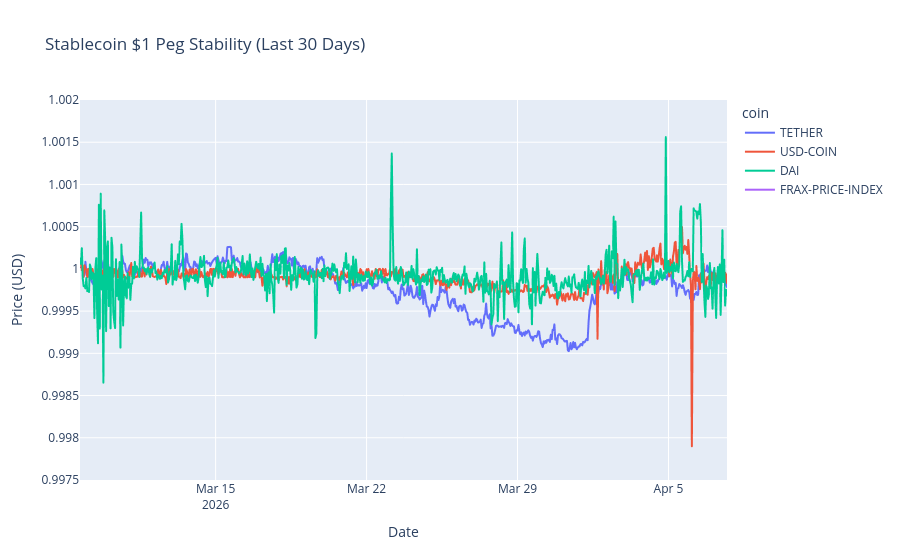

The code cell stored with this chart in its notebook:
### Markdown cell above
# Peg stability analysis of USDT, USDC, DAI, and FPI for past 30 Days

### Code cell
import pandas as pd
import requests
import plotly.express as px

# 1. Define the stablecoins we want to analyze (CoinGecko IDs)
coins = ['tether', 'usd-coin', 'dai', 'frax-price-index']
days = 30 # Let's look at the last 30 days

all_data = []

print("Fetching data from CoinGecko...")
for coin in coins:
    # 2. Build the API URL and make the request
    url = f"https://api.coingecko.com/api/v3/coins/{coin}/market_chart"
    params = {'vs_currency': 'usd', 'days': str(days)}
    
    response = requests.get(url, params=params)
    response
    data = response.json()
    #print(data)
    # 3. Clean the data using Pandas
    if 'prices' in data:
        # The API returns [timestamp, price]. Let's turn it into a DataFrame table
        df = pd.DataFrame(data['prices'], columns=['timestamp', 'price'])
        
        # Convert timestamp (milliseconds) to actual human-readable dates
        df['datetime'] = pd.to_datetime(df['timestamp'], unit='ms')
        df['coin'] = coin.upper()
        
        all_data.append(df)

# 4. Combine all the coins into one master table
df_all = pd.concat(all_data, ignore_index=True) 
#print(df_all)
# 5. Plot the prices using Plotly for an interactive chart!
fig = px.line(
    df_all, x='datetime', y='price', color='coin', 
    title=f'Stablecoin $1 Peg Stability (Last {days} Days)',
    labels={'price': 'Price (USD)', 'datetime': 'Date'}
)

# Crucial: Zoom the Y-axis in very close to $1.00 so we can actually see the micro-fluctuations
fig.update_layout(yaxis_range=[0.9975, 1.002])
fig.show()

### Figure 1 — Plotly figure (JSON) as saved in the notebook; plotly's stock layout.template omitted (floating-point values rounded to 4 significant figures; data arrays with more than 128 entries replaced by an {"elided": "..."} marker saying what was removed)
{"data": [{"hovertemplate": "coin=TETHER<br>Date=%{x}<br>Price (USD)=%{y}<extra></extra>", "legendgroup": "TETHER", "line": {"color": "#636efa", "dash": "solid"}, "marker": {"symbol": "circle"}, "mode": "lines", "name": "TETHER", "showlegend": true, "type": "scattergl", "x": {"elided": "721 str values"}, "xaxis": "x", "y": {"elided": "721 float values"}, "yaxis": "y"}, {"hovertemplate": "coin=USD-COIN<br>Date=%{x}<br>Price (USD)=%{y}<extra></extra>", "legendgroup": "USD-COIN", "line": {"color": "#EF553B", "dash": "solid"}, "marker": {"symbol": "circle"}, "mode": "lines", "name": "USD-COIN", "showlegend": true, "type": "scattergl", "x": {"elided": "721 str values"}, "xaxis": "x", "y": {"elided": "721 float values"}, "yaxis": "y"}, {"hovertemplate": "coin=DAI<br>Date=%{x}<br>Price (USD)=%{y}<extra></extra>", "legendgroup": "DAI", "line": {"color": "#00cc96", "dash": "solid"}, "marker": {"symbol": "circle"}, "mode": "lines", "name": "DAI", "showlegend": true, "type": "scattergl", "x": {"elided": "721 str values"}, "xaxis": "x", "y": {"elided": "721 float values"}, "yaxis": "y"}, {"hovertemplate": "coin=FRAX-PRICE-INDEX<br>Date=%{x}<br>Price (USD)=%{y}<extra></extra>", "legendgroup": "FRAX-PRICE-INDEX", "line": {"color": "#ab63fa", "dash": "solid"}, "marker": {"symbol": "circle"}, "mode": "lines", "name": "FRAX-PRICE-INDEX", "showlegend": true, "type": "scattergl", "x": {"elided": "715 str values"}, "xaxis": "x", "y": {"elided": "715 float values"}, "yaxis": "y"}], "layout": {"legend": {"title": {"text": "coin"}, "tracegroupgap": 0}, "title": {"text": "Stablecoin $1 Peg Stability (Last 30 Days)"}, "xaxis": {"anchor": "y", "domain": [0, 1], "title": {"text": "Date"}}, "yaxis": {"anchor": "x", "domain": [0, 1], "range": [0.9975, 1.002], "title": {"text": "Price (USD)"}}}}
